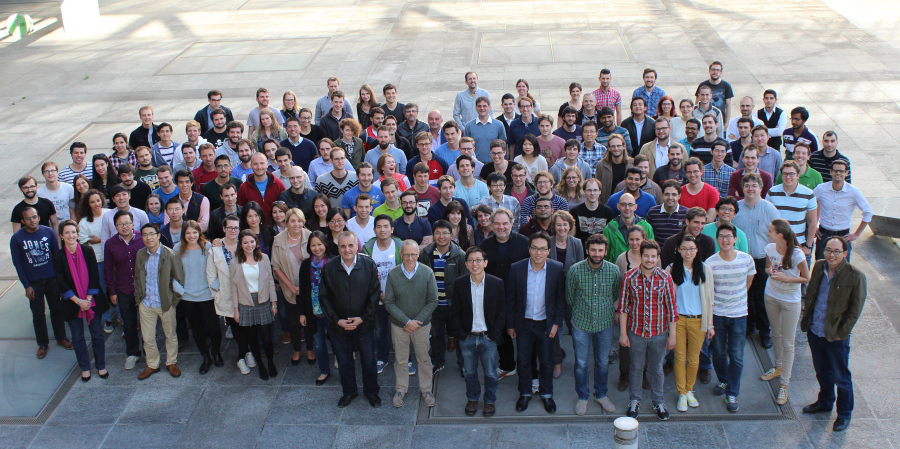
//> input picture lab08/test_2.jpg, 1800 x 898 px (shown at 1/2 size)
$ ./lab08-2 test_2.jpg   (built with g++ and OpenCV 4)
//> lines starting //> are read from the running program, lines starting //| are printed output that depends on the picture; after the words box and inside, x2 and y2 are one past the last pixel; in counts of white or black regions, pixels touching at a corner belong together
#include <cstdio>
#include <opencv2/opencv.hpp>
#include <iostream>

using namespace std;
using namespace cv;

// 1. Read the image
// 2. Load face cascade
// 3. Detect faces
// 4. Draw rectangles on the detected faces
// 5. Show the result
void detectAndDraw(Mat& image, CascadeClassifier& cascade,
              CascadeClassifier& nestedCascade, double scale);

int main(int argc, char **argv){

  if(argc < 2){
    cout << "./lab08 <image_name>" << endl;
    return -1;
  }

  Mat image;
  CascadeClassifier cascade, nestedCascade;
  string cascadeLocation = "/usr/local/Cellar/opencv/3.4.1_2/share/OpenCV/haarcascades/haarcascade_frontalface_alt.xml";
  string nestedCascadeLocation = "/usr/local/Cellar/opencv/3.4.1_2/share/OpenCV/haarcascades/haarcascade_eye_tree_eyeglasses.xml";

  // LOAD CASCADES
  if( !cascade.load(cascadeLocation) ){
    cout << "error: loading cascade" << endl;
    return -1;
  }

  if( !nestedCascade.load(nestedCascadeLocation) ){
    cout << "error: loading nested cascade" << endl;
    return -1;
  }

  // LOAD IMAGE
  image = imread(argv[1], IMREAD_COLOR);
//> image is the input picture: 898 rows x 1800 cols, CV_8UC3; mean B, G, R 131.3, 124.2, 123.3
  if( !image.data ){
    cout << "error: reading image" << endl;
    return -1;
  }

  detectAndDraw(image, cascade, nestedCascade, 0.5);

  return 0;
}

void detectAndDraw(Mat& image, CascadeClassifier& cascade,
            CascadeClassifier& nestedCascade, double scale)
{
//> called with scale = 0.5
  const static Scalar colors[] =
      {
          Scalar(255,0,0),
          Scalar(255,128,0),
          Scalar(255,255,0),
          Scalar(0,255,0),
          Scalar(0,128,255),
          Scalar(0,255,255),
          Scalar(0,0,255),
          Scalar(255,0,255)
      };
  Mat gray, smallImg;
  vector< Rect > faces;

  cvtColor(image, gray, COLOR_BGR2GRAY);
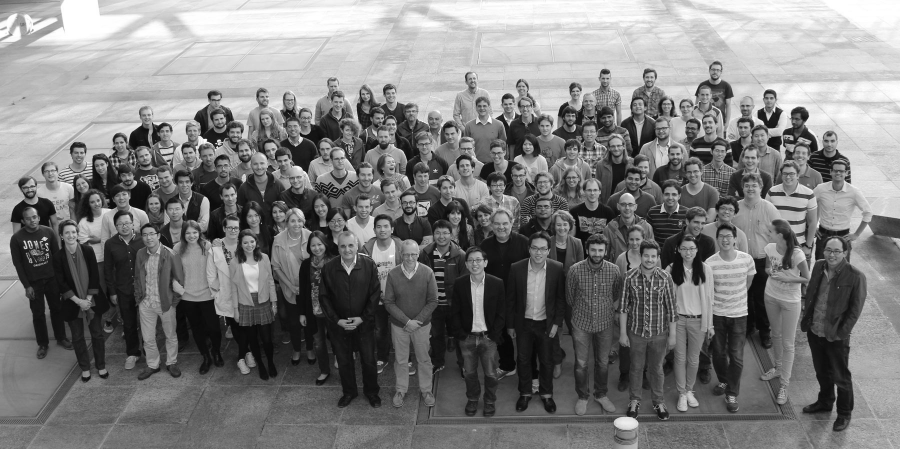
//> gray: 898 rows x 1800 cols, CV_8UC1 (shown at 1/2 size); min 1, max 255, mean 124.7
  double fx = 1/scale;
  resize( gray, smallImg, Size(), fx, fx, INTER_LINEAR_EXACT );
  equalizeHist( smallImg, smallImg );


  // DETECT FACES
  cascade.detectMultiScale(smallImg, faces,
                      1.1, 2, 0
                      | CASCADE_SCALE_IMAGE, Size(30,30));
//> faces = 141 Rects (x, y, width, height), first 8: [2064, 329, 45, 45], [2279, 348, 47, 47], [1866, 296, 48, 48], [1311, 328, 48, 48], [1438, 359, 47, 47], [1496, 455, 49, 49], [1037, 457, 49, 49], [1144, 484, 56, 56]

  // DRAW RECTANGLE
  for(int i = 0; i < faces.size(); i++)
  {
    Rect r = faces[i];
    Scalar color = colors[i%8];
    rectangle( image, cvPoint(cvRound(r.x*scale), cvRound(r.y*scale)),
                       cvPoint(cvRound((r.x + r.width-1)*scale), cvRound((r.y + r.height-1)*scale)),
                       color, 3, 8, 0);

    // [17 lines of commented-out code are left out]
  }
//> this loop made 141 passes
//> r on passes 1 to 12: Rect(2064, 329, 45, 45), Rect(2279, 348, 47, 47), Rect(1866, 296, 48, 48), Rect(1311, 328, 48, 48), Rect(1438, 359, 47, 47), Rect(1496, 455, 49, 49), Rect(1037, 457, 49, 49), Rect(1144, 484, 56, 56), Rect(2153, 483, 55, 55), Rect(2397, 295, 52, 52), Rect(1537, 354, 52, 52), Rect(2791, 356, 60, 60)
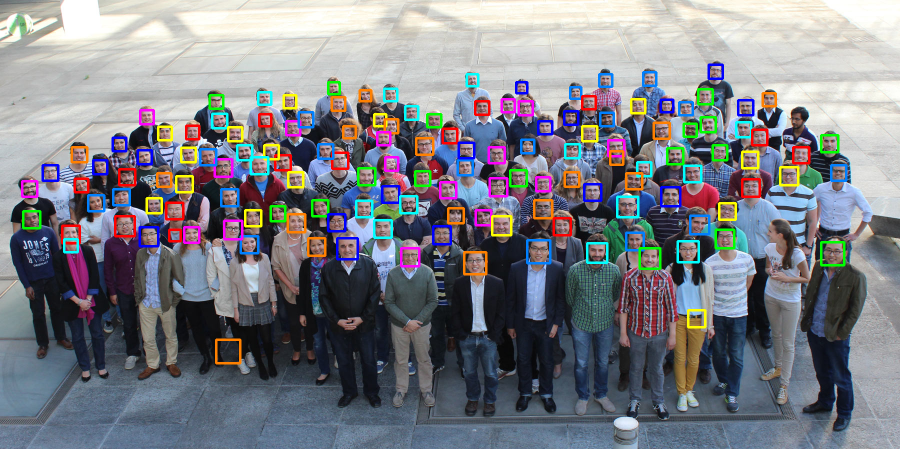
//> image: 898 rows x 1800 cols, CV_8UC3 (shown at 1/2 size); 5.25% of pixels changed, all inside (x1, y1, x2, y2) = (42, 127, 1695, 729)

  // DISPLAY OUTPUT

  resize(image, image, Size(), 0.5, 0.5, INTER_LINEAR);
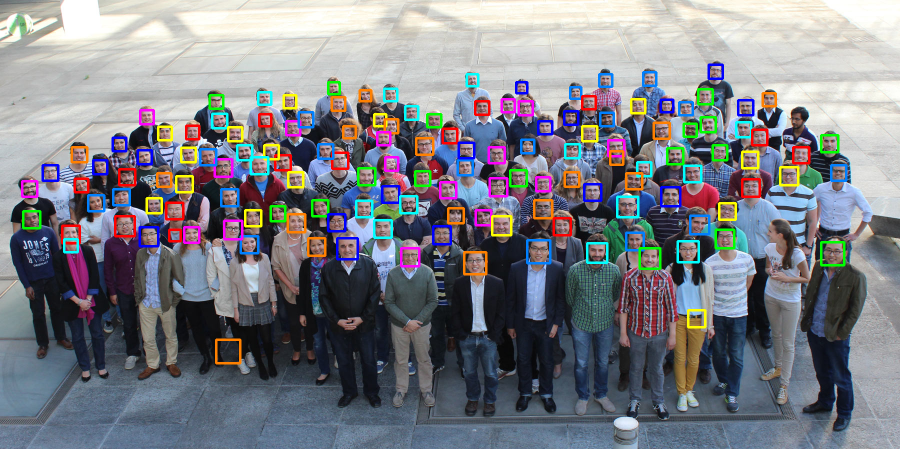
//> image: 449 rows x 900 cols, CV_8UC3; mean B, G, R 132.8, 126, 124.2
  // namedWindow("image", 0);
  imshow("image", image);
  cout << faces.size() << endl;
//| 141
  // resizeWindow("image", image.cols*0.5, image.rows*0.5);

  waitKey(0);
}
